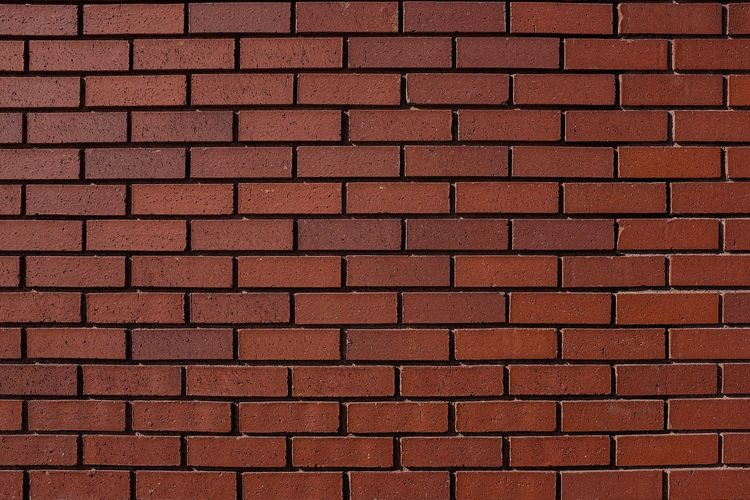
#> input picture bata.jpg, 750 x 500 px
$ python clubing.py
#> lines starting #> are read from the running program, lines starting #| are printed output that depends on the picture
import cv2
import numpy as np
image1 = cv2.imread('bata.jpg')
#> image1 is the input picture: shape (500, 750, 3); mean B, G, R 44.5, 54.4, 106.5
image = cv2.imread('307.jpg')
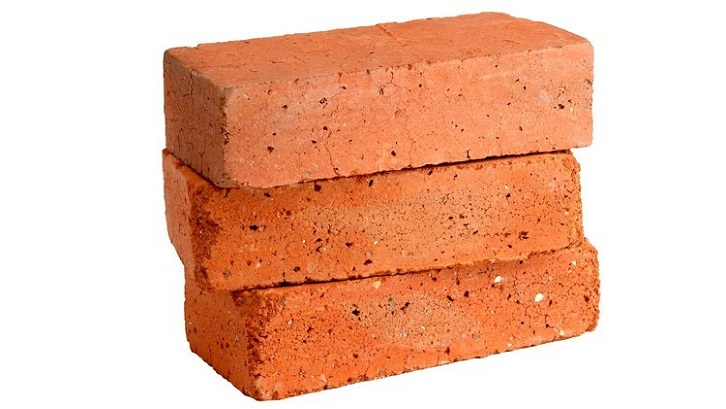
#> input picture 307.jpg, 726 x 409 px
#> image is the input picture: shape (409, 726, 3); mean B, G, R 165.3, 188.7, 237.7
def combine_images(image1, image):
    if image1.shape!=image.shape:
        image1 = cv2.resize(image1, (image.shape[1], image.shape[0]))
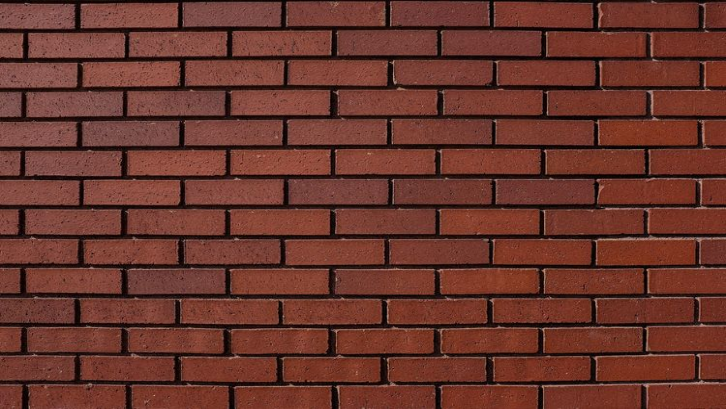
#> image1: shape (409, 726, 3); mean B, G, R 44.3, 54.3, 106.4
    combine_image = (image + image1)/2
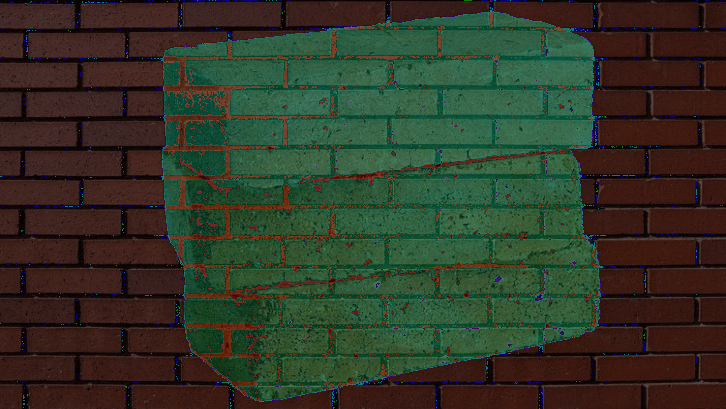
#> combine_image: shape (409, 726, 3) float64; mean B, G, R 39.9, 55.4, 50.1
    combine_image = np.maximum(image, image1)
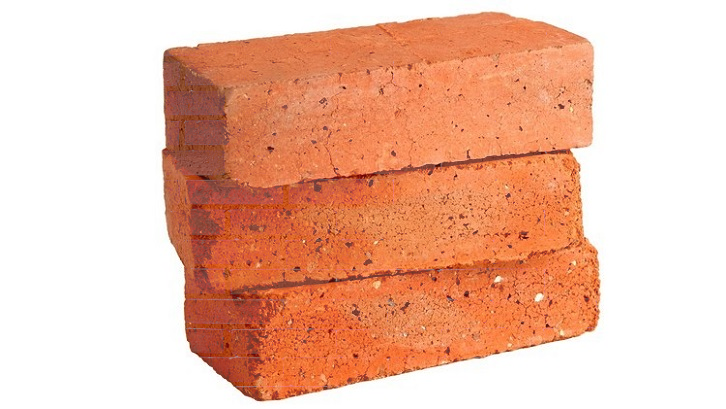
#> combine_image: shape (409, 726, 3); mean B, G, R 168.3, 189.7, 237.9
    alpha = 0.5
    combine_image = cv2.addWeighted(image, alpha, image1, 1 - alpha, 0)
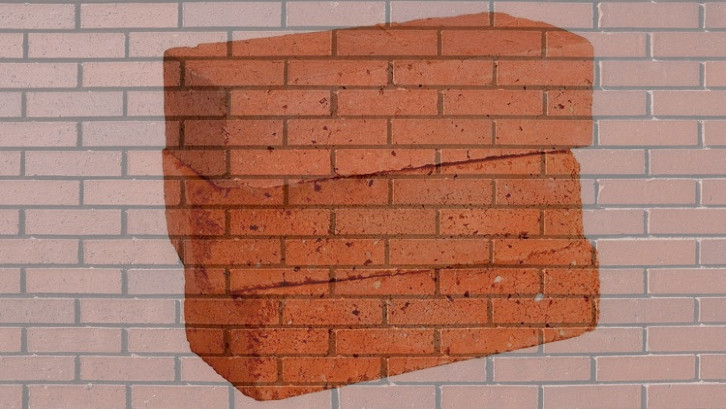
#> combine_image: shape (409, 726, 3); mean B, G, R 104.8, 121.5, 172
    concanated = np.vstack((image1, combine_image))
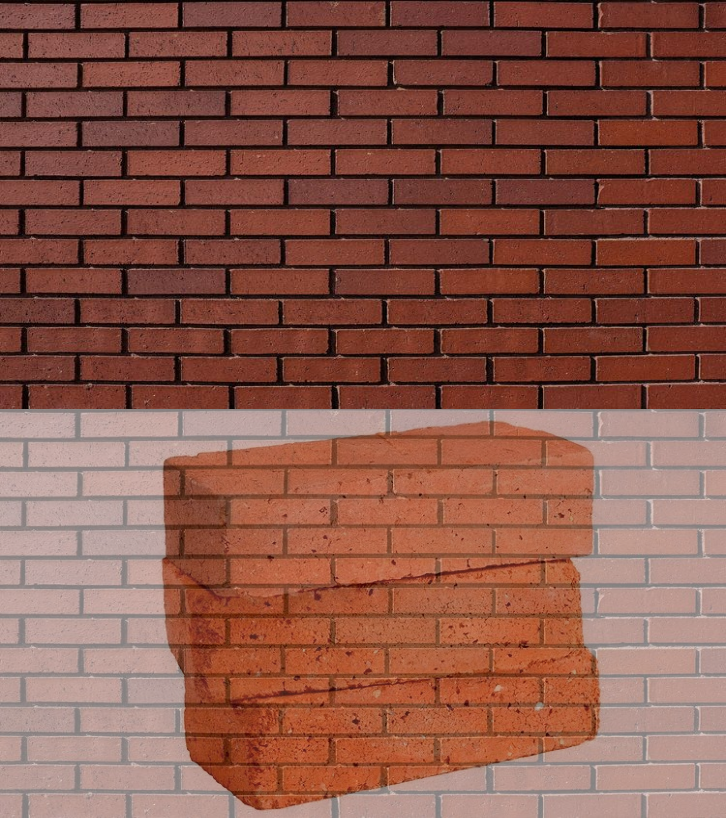
#> concanated: shape (818, 726, 3); mean B, G, R 74.6, 87.9, 139.2


    print(image1.shape)
#| (409, 726, 3)
    print(image1.shape[1])
#| 726
    print (image1.shape[0])
#| 409
    print(image.shape)
#| (409, 726, 3)
    cv2.imshow('combined', concanated)
    cv2.imshow('baru', combine_image)
    cv2.imshow('original', image1)
    cv2.imshow('original2', image)


    #v_combined = cv2.vconcat([image1, image])

    #cv2.imshow('combined', v_combined)
    cv2.waitKey(0)
combine_images(image1, image)
